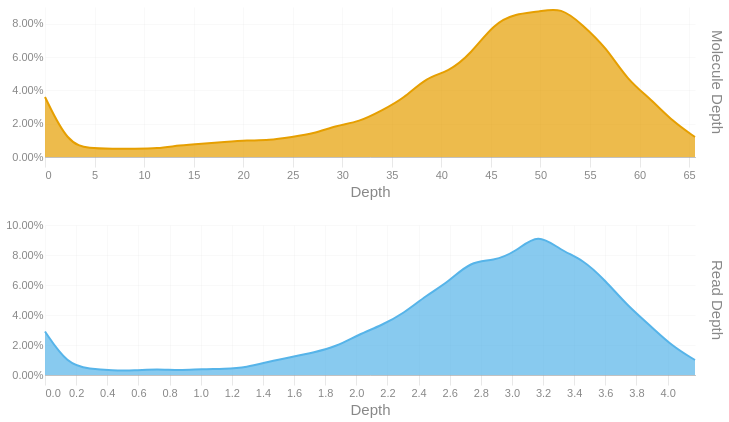

The cell this chart's notebook holds for it:
### Code cell
readdep = depth_hist(tb['Read Depth'], q99, 3)
readdep = readdep.with_columns(pl.lit('Read Depth').alias('Metric'))
if not SKIPLR:
    moldep = depth_hist(tb['Molecule Depth'], mol_q99, 1)
    moldep = moldep.with_columns(pl.lit('Molecule Depth').alias('Metric'))
    _hist = pl.concat([readdep, moldep])
    _hist = _hist.filter(pl.col('Proportion') != 0)
    with SafeRender(_hist):
        (
            alt.Chart(_hist)        
            .mark_area(interpolate = "basis")
            .encode(
                x=alt.X('Bin:Q').scale(domainMin=0).axis(alt.Axis(title='Depth')),
                y = alt.Y('Proportion:Q', title = None).axis(format = '.2%'),
                color = alt.Color('Metric:N').legend(None),
                row = alt.Row("Metric:N").header(title = None, labelOrient = 'right'),
                tooltip = [
                    alt.Tooltip("Metric:N", title = "Metric"),
                    alt.Tooltip('Interval:N', title = "Depth Interval"),
                    alt.Tooltip('Proportion:Q', title = "% Alignments").format('.2%')
                ]
            )
            .resolve_scale(x='independent', y='independent')
            .properties(
                height = 150, width = 650,
                usermeta={'embedOptions': {'downloadFileName': f'{samplename}.depth.hist'}}
            )
        ).display()
else:
    readdep = readdep.filter(pl.col('Proportion') != 0)
    with SafeRender(readdep):
        (
            alt.Chart(readdep)        
            .mark_area(interpolate = "basis")
            .encode(
                x=alt.X('Bin:Q').scale(domainMin=0).axis(alt.Axis(title='Depth')),
                y = alt.Y('Proportion:Q', title = None).axis(format = '.2%'),
                tooltip = [
                    alt.Tooltip('Interval:N', title = "Depth Interval"),
                    alt.Tooltip('Proportion:Q', title = "% Alignments").format('.2%')
                ]
            )
            .properties(
                usermeta={'embedOptions': {'downloadFileName': f'{samplename}.depth.hist'}}
            )
        ).display()

### Figure 1 — Vega-Lite specification as saved in the notebook (floating-point values rounded to 4 significant figures)
{"width": 650, "height": 150, "config": {"title": {"anchor": "start", "dy": -15, "fontSize": 18, "color": "#888888", "subtitleColor": "#888888", "subtitleFontSize": 14}, "arc": {"fill": "#0072B2"}, "axis": {"domainColor": "#888888", "domainWidth": 0.5, "gridWidth": 0.2, "grid": false, "titleFontWeight": 400, "titleFontSize": 15, "labelFontSize": 11, "labelColor": "#888888", "tickColor": "#888888", "tickWidth": 0.2, "titleColor": "#888888"}, "axisBand": {"grid": false}, "axisX": {"grid": true, "tickSize": 10, "domainCap": "round"}, "axisY": {"domain": false, "grid": true, "tickSize": 0, "domainCap": "round"}, "background": "transparent", "header": {"labelFontSize": 15, "labelColor": "#888888", "titleFontSize": 15, "titleFontWeight": 600, "titleColor": "#888888"}, "legend": {"labelFont": "sans-serif", "labelFontSize": 12, "labelColor": "#888888", "symbolSize": 100, "symbolType": "circle", "titleFontSize": 12, "titlePadding": 10, "titleColor": "#888888", "title": null}, "range": {"category": ["#E69F00", "#56B4E9", "#009E73", "#F0E442", "#0072B2", "#D55E00", "#CC79A7", "#000000"], "diverging": ["#cfe8f3", "#a2d4ec", "#73bfe2", "#46abdb", "#1696d2", "#12719e"]}, "area": {"fill": "#0072B2", "fillOpacity": 0.7, "line": true, "strokeOpacity": 0.7}, "line": {"color": "#0072B2", "stroke": "#0072B2", "strokeWidth": 2}, "trail": {"color": "#0072B2", "stroke": "#0072B2", "strokeWidth": 0, "size": 1}, "point": {"filled": true, "fillOpacity": 1.0, "size": 95}, "text": {"color": "#888888", "fontSize": 11, "align": "right", "fontWeight": 400, "size": 11}, "bar": {"fill": "#0072B2", "stroke": null}, "view": {"stroke": null, "continuousWidth": 660, "continuousHeight": 400}}, "data": {"name": "data-cd2e5b1047763a306e659030d2d1c762"}, "mark": {"type": "area", "interpolate": "basis"}, "encoding": {"color": {"field": "Metric", "legend": null, "type": "nominal"}, "row": {"field": "Metric", "header": {"title": null, "labelOrient": "right"}, "type": "nominal"}, "tooltip": [{"field": "Metric", "title": "Metric", "type": "nominal"}, {"field": "Interval", "title": "Depth Interval", "type": "nominal"}, {"field": "Proportion", "format": ".2%", "title": "% Alignments", "type": "quantitative"}], "x": {"axis": {"title": "Depth"}, "field": "Bin", "scale": {"domainMin": 0}, "type": "quantitative"}, "y": {"axis": {"format": ".2%"}, "field": "Proportion", "title": null, "type": "quantitative"}}, "resolve": {"scale": {"x": "independent", "y": "independent"}}, "usermeta": {"embedOptions": {"downloadFileName": "S6_Waccamaw_1683.depth.hist"}}, "$schema": "https://vega.github.io/schema/vega-lite/v6.1.0.json", "datasets": {"data-cd2e5b1047763a306e659030d2d1c762": [{"Bin": 0.0, "Interval": "0.0-0.144", "Proportion": 0.029, "Metric": "Read Depth"}, {"Bin": 0.144, "Interval": "0.144-0.288", "Proportion": 0.007, "Metric": "Read Depth"}, {"Bin": 0.288, "Interval": "0.288-0.432", "Proportion": 0.004, "Metric": "Read Depth"}, {"Bin": 0.432, "Interval": "0.432-0.576", "Proportion": 0.003, "Metric": "Read Depth"}, {"Bin": 0.576, "Interval": "0.576-0.72", "Proportion": 0.003, "Metric": "Read Depth"}, {"Bin": 0.72, "Interval": "0.72-0.864", "Proportion": 0.004, "Metric": "Read Depth"}, {"Bin": 0.864, "Interval": "0.864-1.008", "Proportion": 0.003, "Metric": "Read Depth"}, {"Bin": 1.008, "Interval": "1.008-1.152", "Proportion": 0.004, "Metric": "Read Depth"}, {"Bin": 1.152, "Interval": "1.152-1.296", "Proportion": 0.004, "Metric": "Read Depth"}, {"Bin": 1.296, "Interval": "1.296-1.44", "Proportion": 0.005, "Metric": "Read Depth"}, {"Bin": 1.44, "Interval": "1.44-1.584", "Proportion": 0.009, "Metric": "Read Depth"}, {"Bin": 1.584, "Interval": "1.584-1.728", "Proportion": 0.012, "Metric": "Read Depth"}, {"Bin": 1.728, "Interval": "1.728-1.872", "Proportion": 0.015, "Metric": "Read Depth"}, {"Bin": 1.872, "Interval": "1.872-2.016", "Proportion": 0.019, "Metric": "Read Depth"}, {"Bin": 2.016, "Interval": "2.016-2.16", "Proportion": 0.027, "Metric": "Read Depth"}, {"Bin": 2.16, "Interval": "2.16-2.304", "Proportion": 0.033, "Metric": "Read Depth"}, {"Bin": 2.304, "Interval": "2.304-2.448", "Proportion": 0.041, "Metric": "Read Depth"}, {"Bin": 2.448, "Interval": "2.448-2.592", "Proportion": 0.053, "Metric": "Read Depth"}, {"Bin": 2.592, "Interval": "2.592-2.736", "Proportion": 0.062, "Metric": "Read Depth"}, {"Bin": 2.736, "Interval": "2.736-2.88", "Proportion": 0.076, "Metric": "Read Depth"}, {"Bin": 2.88, "Interval": "2.88-3.024", "Proportion": 0.076, "Metric": "Read Depth"}, {"Bin": 3.024, "Interval": "3.024-3.168", "Proportion": 0.082, "Metric": "Read Depth"}, {"Bin": 3.168, "Interval": "3.168-3.312", "Proportion": 0.095, "Metric": "Read Depth"}, {"Bin": 3.312, "Interval": "3.312-3.456", "Proportion": 0.083, "Metric": "Read Depth"}, {"Bin": 3.456, "Interval": "3.456-3.6", "Proportion": 0.077, "Metric": "Read Depth"}, {"Bin": 3.6, "Interval": "3.6-3.744", "Proportion": 0.063, "Metric": "Read Depth"}, {"Bin": 3.744, "Interval": "3.744-3.888", "Proportion": 0.046, "Metric": "Read Depth"}, {"Bin": 3.888, "Interval": "3.888-4.032", "Proportion": 0.033, "Metric": "Read Depth"}, {"Bin": 4.032, "Interval": "4.032-4.176", "Proportion": 0.019, "Metric": "Read Depth"}, {"Bin": 4.176, "Interval": "4.176-4.32", "Proportion": 0.01, "Metric": "Read Depth"}, {"Bin": 0.0, "Interval": "0.0-2.3", "Proportion": 0.036, "Metric": "Molecule Depth"}, {"Bin": 2.3, "Interval": "2.3-4.5", "Proportion": 0.008, "Metric": "Molecule Depth"}, {"Bin": 4.5, "Interval": "4.5-6.8", "Proportion": 0.005, "Metric": "Molecule Depth"}, {"Bin": 6.8, "Interval": "6.8-9.1", "Proportion": 0.005, "Metric": "Molecule Depth"}, {"Bin": 9.1, "Interval": "9.1-11.3", "Proportion": 0.005, "Metric": "Molecule Depth"}, {"Bin": 11.3, "Interval": "11.3-13.6", "Proportion": 0.005, "Metric": "Molecule Depth"}, {"Bin": 13.6, "Interval": "13.6-15.8", "Proportion": 0.007, "Metric": "Molecule Depth"}, {"Bin": 15.8, "Interval": "15.8-18.1", "Proportion": 0.008, "Metric": "Molecule Depth"}, {"Bin": 18.1, "Interval": "18.1-20.4", "Proportion": 0.009, "Metric": "Molecule Depth"}, {"Bin": 20.4, "Interval": "20.4-22.6", "Proportion": 0.01, "Metric": "Molecule Depth"}, {"Bin": 22.6, "Interval": "22.6-24.9", "Proportion": 0.01, "Metric": "Molecule Depth"}, {"Bin": 24.9, "Interval": "24.9-27.2", "Proportion": 0.012, "Metric": "Molecule Depth"}, {"Bin": 27.2, "Interval": "27.2-29.4", "Proportion": 0.014, "Metric": "Molecule Depth"}, {"Bin": 29.4, "Interval": "29.4-31.7", "Proportion": 0.019, "Metric": "Molecule Depth"}, {"Bin": 31.7, "Interval": "31.7-34.0", "Proportion": 0.021, "Metric": "Molecule Depth"}, {"Bin": 34.0, "Interval": "34.0-36.2", "Proportion": 0.028, "Metric": "Molecule Depth"}, {"Bin": 36.2, "Interval": "36.2-38.5", "Proportion": 0.035, "Metric": "Molecule Depth"}, {"Bin": 38.5, "Interval": "38.5-40.7", "Proportion": 0.048, "Metric": "Molecule Depth"}, {"Bin": 40.7, "Interval": "40.7-43.0", "Proportion": 0.051, "Metric": "Molecule Depth"}, {"Bin": 43.0, "Interval": "43.0-45.3", "Proportion": 0.062, "Metric": "Molecule Depth"}, {"Bin": 45.3, "Interval": "45.3-47.5", "Proportion": 0.08, "Metric": "Molecule Depth"}, {"Bin": 47.5, "Interval": "47.5-49.8", "Proportion": 0.086, "Metric": "Molecule Depth"}, {"Bin": 49.8, "Interval": "49.8-52.1", "Proportion": 0.087, "Metric": "Molecule Depth"}, {"Bin": 52.1, "Interval": "52.1-54.3", "Proportion": 0.09, "Metric": "Molecule Depth"}, {"Bin": 54.3, "Interval": "54.3-56.6", "Proportion": 0.079, "Metric": "Molecule Depth"}, {"Bin": 56.6, "Interval": "56.6-58.8", "Proportion": 0.066, "Metric": "Molecule Depth"}, {"Bin": 58.8, "Interval": "58.8-61.1", "Proportion": 0.046, "Metric": "Molecule Depth"}, {"Bin": 61.1, "Interval": "61.1-63.4", "Proportion": 0.035, "Metric": "Molecule Depth"}, {"Bin": 63.4, "Interval": "63.4-65.6", "Proportion": 0.021, "Metric": "Molecule Depth"}, {"Bin": 65.6, "Interval": "65.6-67.9", "Proportion": 0.012, "Metric": "Molecule Depth"}]}}
